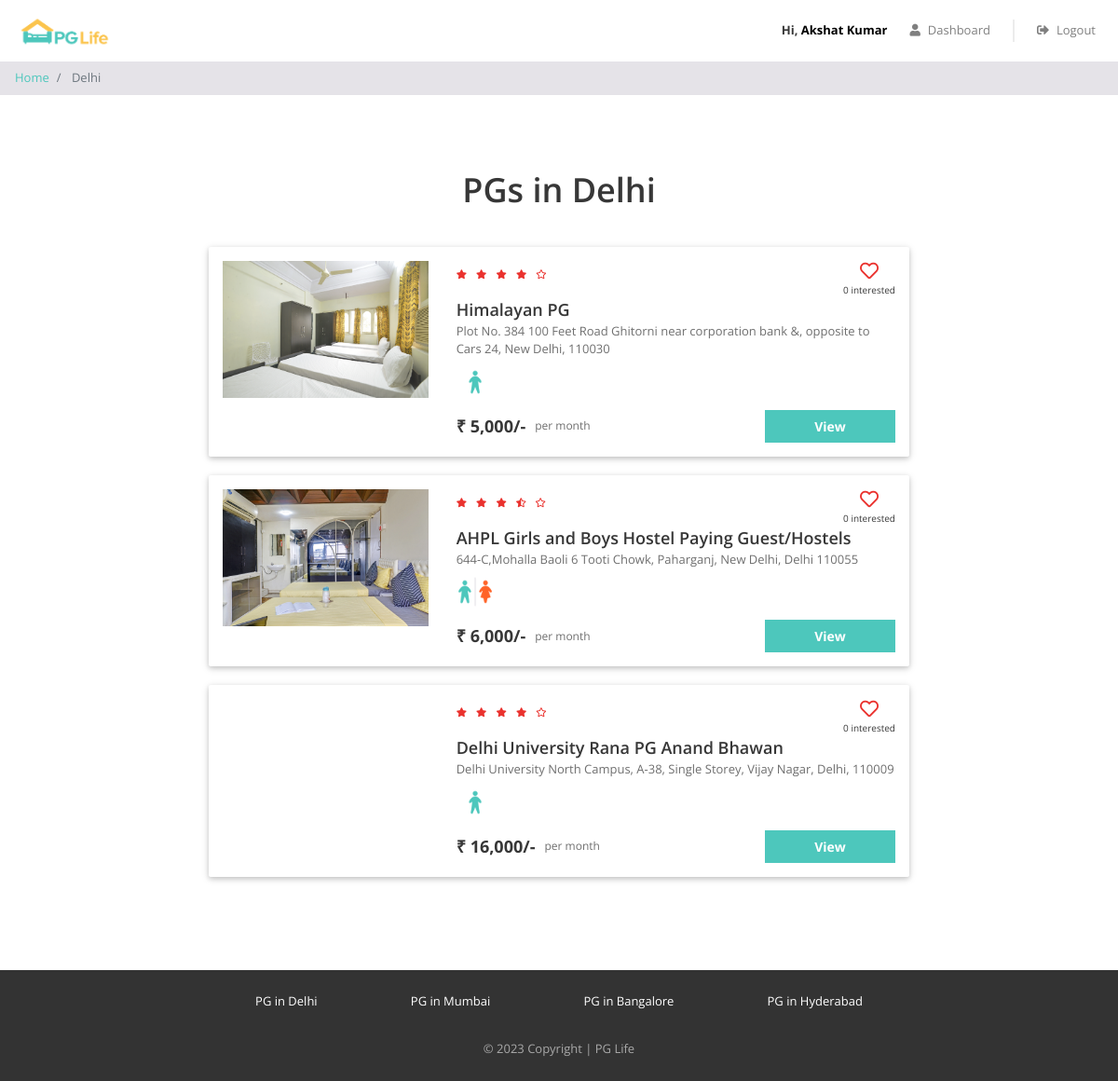
The app's page /property_list.php?city=Delhi (signed in) with its own data.
### tables this page shows
CREATE TABLE `properties` (
  `id` int(11) NOT NULL,
  `city_id` int(11) NOT NULL,
  `name` varchar(400) NOT NULL,
  `address` varchar(1020) NOT NULL,
  `description` longtext NOT NULL,
  `gender` enum('male','female','ubisex') NOT NULL DEFAULT 'male',
  `rent` int(11) NOT NULL,
  `rating_clean` float NOT NULL,
  `rating_food` float NOT NULL,
  `rating_safety` float NOT NULL,
  `Location` text NOT NULL
);

### property_list.php (the view, shortened to what this page needs)
<?php
require "includes/database_connect.php";
$city_name = $_GET["city"];
$sql_1 = "SELECT * FROM cities WHERE name = '$city_name'";
$result_1 = mysqli_query($conn, $sql_1);
$city = mysqli_fetch_assoc($result_1);
$city_id = $city['id'];
$sql_2 = "SELECT * FROM properties WHERE city_id = $city_id";
$result_2 = mysqli_query($conn, $sql_2);
$properties = mysqli_fetch_all($result_2, MYSQLI_ASSOC);
?>
<!DOCTYPE html>
<html lang="en">
<head>
    <?php
    include "includes/head_links.php";
    ?>
    <link href="css/property_list.css" rel="stylesheet" />
</head>
<body>
    <?php
    include "includes/header.php";
    ?>
    <nav aria-label="breadcrumb">
        <ol class="breadcrumb py-2">
            <li class="breadcrumb-item">
                <a href="index.php">Home</a>
            </li>
            <li class="breadcrumb-item active" aria-current="page">
                <?php echo $city_name; ?>
            </li>
        </ol>
    </nav>
    <div class="page-container">
        <?php
            if (count($properties) > 0) {
                echo '
                <h1 style="text-align:center;">PGs in '.$city_name.' </h1>';
            }
        ?>
        <?php
        foreach ($properties as $property) {
            $property_images = glob("img/properties/" . $property['id'] . "/*");
        ?>
            <div class="property-card property-id-<?= $property['id'] ?> row">
                <div class="image-container col-md-4">
                    <img src="<?= $property_images[0] ?>" />
                </div>
                <div class="content-container col-md-8">
                    <div class="row no-gutters justify-content-between">
                        <?php
                        $total_rating = ($property['rating_clean'] + $property['rating_food'] + $property['rating_safety']) / 3;
                        $total_rating = round($total_rating, 1);
                        ?>
                        <div class="star-container" title="<?= $total_rating ?>">
                            <?php
                            $rating = $total_rating;
                            for ($i = 0; $i < 5; $i++) {
                                if ($rating >= $i + 0.8) {
                            ?>
                                    <i class="fas fa-star"></i>
                                <?php
                                } elseif ($rating >= $i + 0.3) {
                                ?>
                                    <i class="fas fa-star-half-alt"></i>
                                <?php
                                } else {
                                ?>
                                    <i class="far fa-star"></i>
                            <?php
                                }
                            }
                            ?>
                        </div>
                        <div class="interested-container">
                            <?php
                            $interested_users_count = 0;
                            $is_interested = false;
                            if ($is_interested) {
                            ?>
                                <i class="is-interested-image fas fa-heart" property_id="<?= $property['id'] ?>"></i>
                            <?php
                            } else {
                            ?>
                                <i class="is-interested-image far fa-heart" property_id="<?= $property['id'] ?>"></i>
                            <?php
                            }
                            ?>
                            <div class="interested-text">
                                <span class="interested-user-count"><?= $interested_users_count ?></span> interested
                            </div>
                        </div>
                    </div>
                    <div class="detail-container">
                        <div class="property-name"><?= $property['name'] ?></div>
                        <div class="property-address"><?= $property['address'] ?></div>
                        <div class="property-gender">
                            <?php
                            if ($property['gender'] == "male") {
                            ?>
                                <img src="img/male.png" />
                            <?php
                            } elseif ($property['gender'] == "female") {
                            ?>
                                <img src="img/female.png" />
                            <?php
                            } else {
                            ?>
                                <img src="img/unisex.png" />
                            <?php
                            }
                            ?>
                        </div>
                    </div>
                    <div class="row no-gutters">
                        <div class="rent-container col-6">
                            <div class="rent">₹ <?= number_format($property['rent']) ?>/-</div>
                            <div class="rent-unit">per month</div>
                        </div>
                        <div class="button-container col-6">
                            <a href="property_detail.php?property_id=<?= $property['id'] ?>" class="btn btn-primary">View</a>
                        </div>
                    </div>
                </div>
            </div>
        <?php
        }
        ?>
    </div>
    <?php
    include "includes/footer.php";
    ?>
</body>
</html>

### css/common.css (style rules this page uses)
* { box-sizing: border-box; font-family: 'Open Sans', sans-serif; }
body { color: #373737; font-size: 16px; position: relative; }
h1, h2, h3, h4, h5, h6 { font-weight: 600; }
h1 { font-size: 36px; margin-bottom: 40px; }
.btn-primary, .btn-warning, .btn-danger { color: white; font-weight: bold; }
.breadcrumb { background-color: #e5e3e8; font-size: 13px; border-radius: 0px; margin-bottom: 0px; }
.page-container { max-width: 800px; padding: 80px 24px; margin: auto; }

### css/property_list.css (style rules this page uses)
.property-card { background-color: #ffffff; border-radius: 2px; padding: 15px 0px; margin: 0px auto 20px; box-shadow: 0 2px 5px 0 rgba(0, 0, 0, 0.16), 0 2px 10px 0 rgba(0, 0, 0, 0.12); }
.image-container { text-align: center; }
.image-container img { width: 100%; max-width: 300px; }
.star-container i { color: #EA322E; font-size: 10px; margin-right: 6px; }
.interested-container { text-align: center; }
.interested-container i { color: #EA322E; font-size: 20px; cursor: pointer; }
.interested-text { font-size: 10px; }
.detail-container { padding-bottom: 10px; }
.property-name { font-size: 18px; font-weight: 600; }
.property-address { color: #6f6f6f; font-size: 13px; padding-bottom: 5px; }
.property-gender img { width: 40px; }
.rent-container { display: flex; align-items: center; }
.rent { font-size: 18px; font-weight: bold; padding-right: 10px; }
.rent-unit { color: #6f6f6f; font-size: 12px; }
.button-container .btn { font-size: 14px; border-radius: 0px; width: 140px; float: right; }

### records on screen
properties: shows a picture, interested_users_count "0", name "Himalayan PG", address "Plot No. 384 100 Feet Road Ghitorni near corporation bank &, opposite to Cars 24, New Delhi, 110030", rent "5,000"
properties: shows a picture, interested_users_count "0", name "AHPL Girls and Boys Hostel Paying Guest/Hostels", address "644-C,Mohalla Baoli 6 Tooti Chowk, Paharganj, New Delhi, Delhi 110055", rent "6,000"
properties: interested_users_count "0", name "Delhi University Rana PG Anand Bhawan", address "Delhi University North Campus, A-38, Single Storey, Vijay Nagar, Delhi, 110009", rent "16,000"

### other values on screen
$_SESSION["full_name"] "Akshat Kumar"
$city_name "Delhi"
